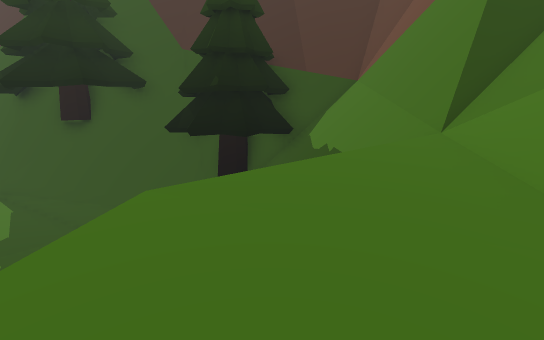
View 1 (above)

24 first-person views from a walk through a scene from a Unity 3-D project. The camera is 1.3 m above the floor, tilts 10° down and sees 80° across. The floor is counted in squares, 1 m on a side. Each view is taken from the middle of a square. On the plan, view 1 faces up. The plan holds only what a view shows up to about 14 squares ahead; the rest is blank. The place goes on beyond the plan. The player character is not drawn.

View 2
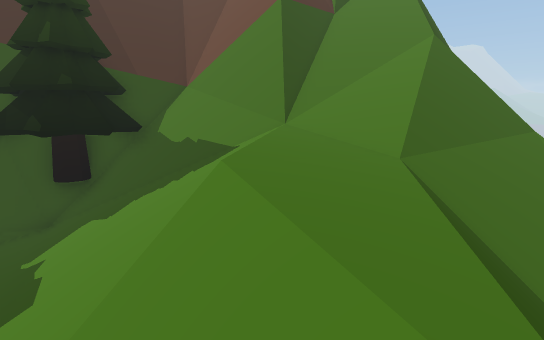

View 3
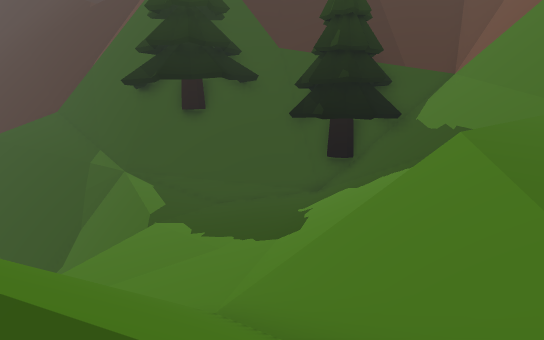

View 4
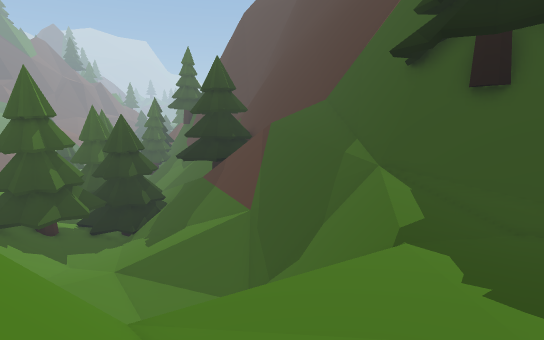

View 5
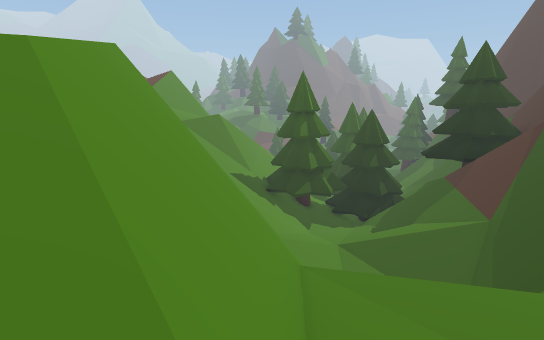

View 6
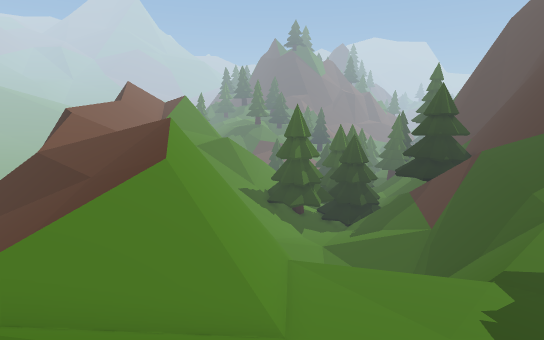

View 7
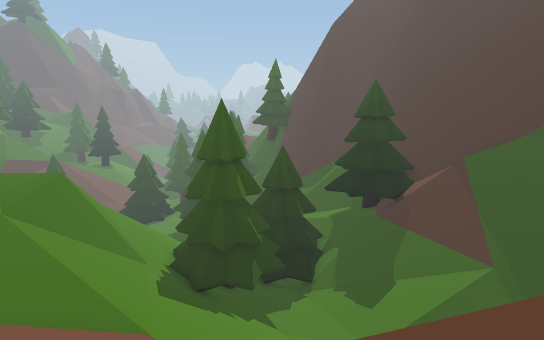

View 8
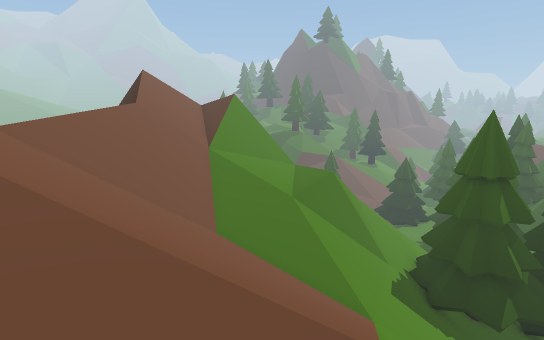

View 9
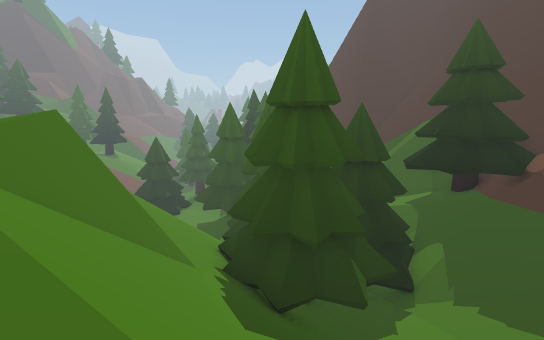

View 10
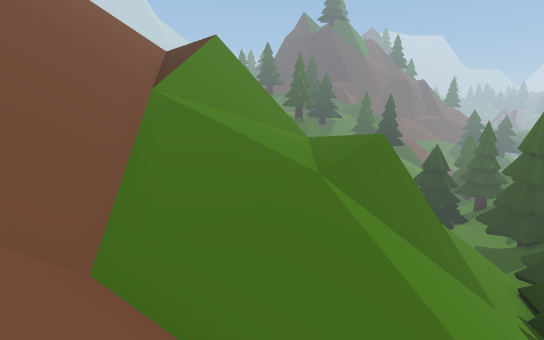

View 11
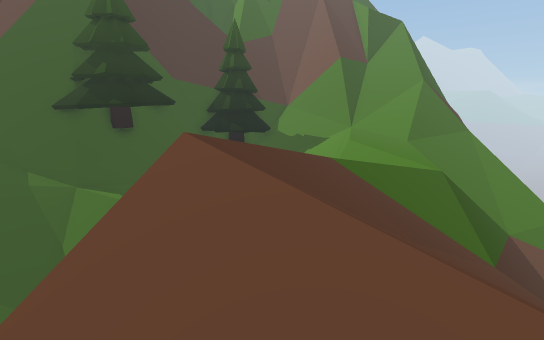

View 12
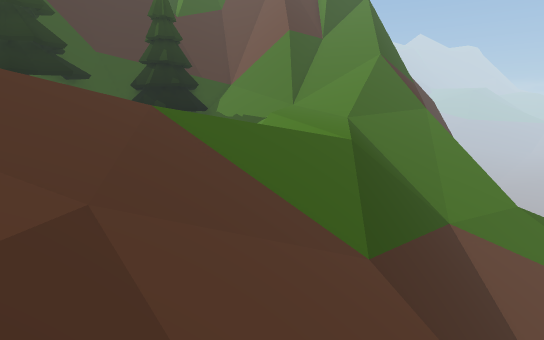

View 13
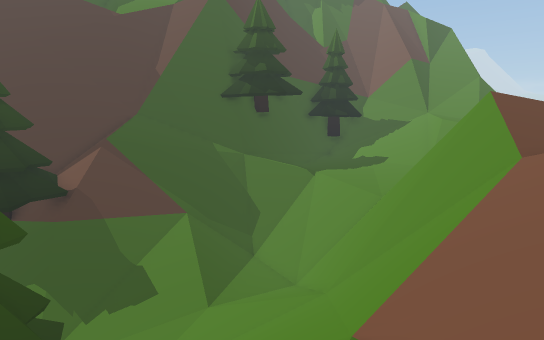

View 14
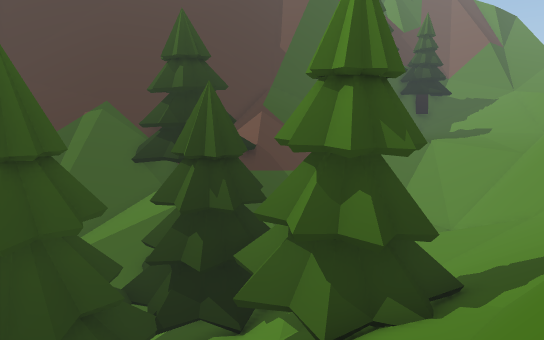

View 15
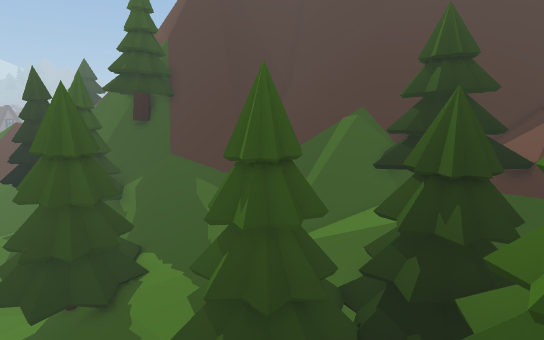

View 16
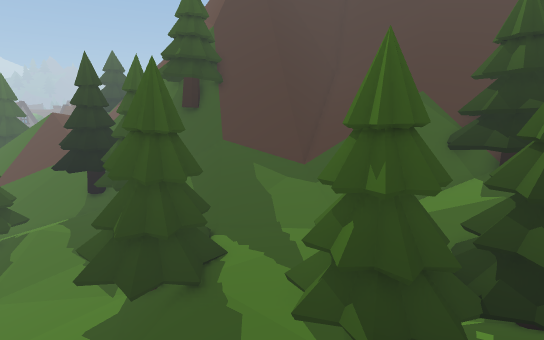

View 17
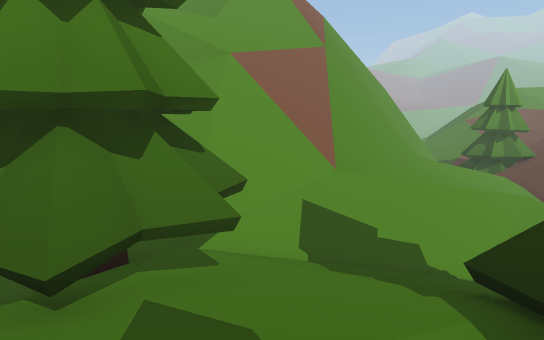

View 18
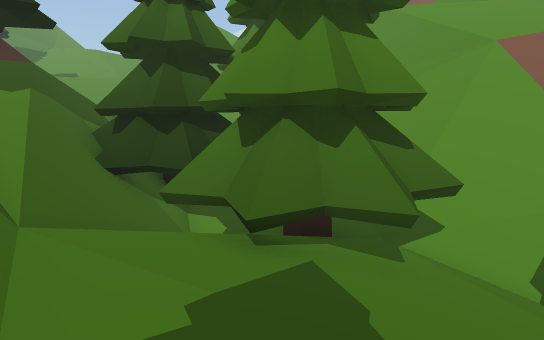

View 19
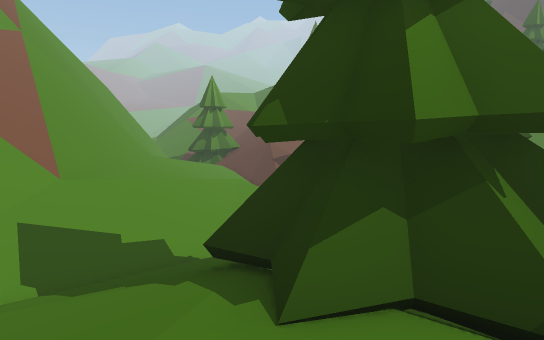

View 20
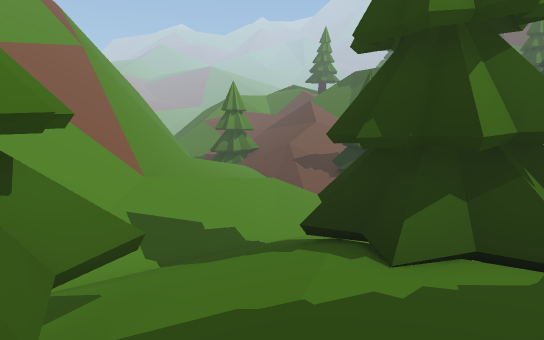

View 21
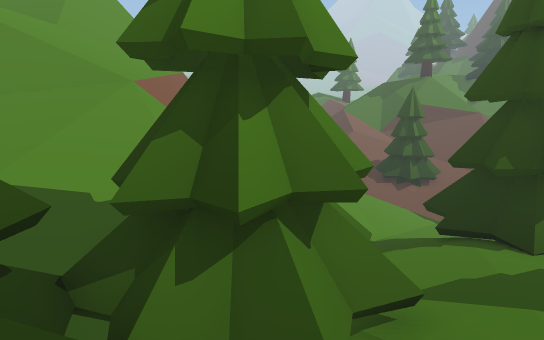

View 22
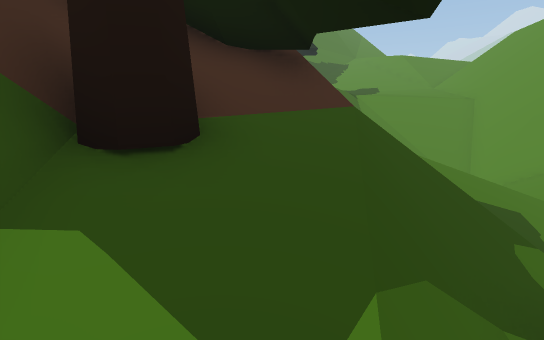

View 23
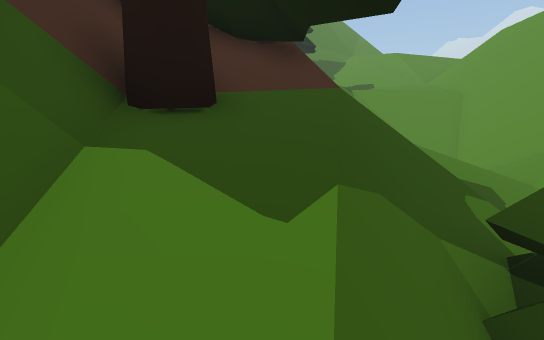

View 24
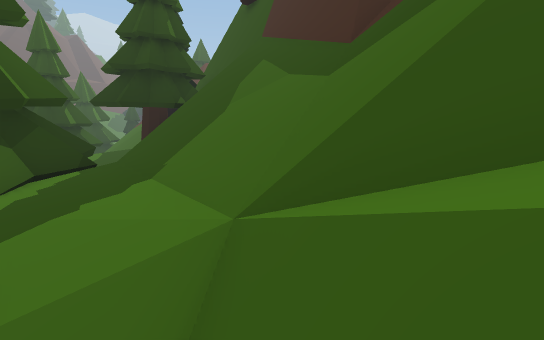

### Floor plan
Key: @ floor where view 1 was taken; # wall or solid block; . main floor; - floor 0.75 m lower than the main floor; : floor 1 m higher than the main floor; _ floor 1.5 m lower than the main floor; + floor 2.5 m higher than the main floor; < floor 3 m lower than the main floor; * floor 3.25 m higher than the main floor; ( floor 4 m lower than the main floor; ! floor 5.5 m lower than the main floor; / step, stairs or slope; = window, fence, low wall or low ledge; ^ raised ledge; v drop or lower ground; O other object.
Columns run from 39 left of view 1 to 9 right of it. Each row starts with its distance up from view 1.
 14      ///////=^^^^### ^
 13   OOO((////===/#=O##:^    =^^
 12 // OOO((((/////O_#OO=^^^  ==#^^^^^^^^^
 11 !!OOOO((((/O////OOOO=^^^^^=vv#=====#^##O#^^^
 10 !!!OO((((OOO/OOOO/////#==^^^vvO....../OO/=#^
  9 !!OO///(OOOOOOOOO////////==^^==....../////#^
  8 !!!/////OOOOOOOOO/////////=====/....//////#^^^^^
  7 ////////OOOOOOOOO/////////(    /....//////#^##==
  6 /////////OOO//OOO((//////(     .....//////#==////
  5 ////////// //OO((O(((</((( // /....///// ////////
  4 /////////////OOOOO////////==/ /....////=/*//////v
  3 // /==///////OOOOO///////#^^==-...:/===***//////
  2  ///==////////OOO///////=^^^^^====////++++//////
  1 ///=#////#v====/////////^^^= ^^^##////++///////
  0 //=#v//////###^=//////=^^ vvvvvv/////++@///////
 -1 /=#=v////////v#=/////=#=vvvvv////////////////
 -2   ^vv////////++==////=#vvv//////////vv///////
 -3     v^====/+++++=//////////////////===v/////=
 -4    ==^^ =#/////////////////////////////////==
 -5     #^ =////////////////// //////= //////////
 -6         ///////////////////////       //
 -7         ////////////////// ///
 -8         ///////////////v
 -9         //////////////
-10          /// v

Where each view was taken, in squares from view 1:
view 1: 0 up, 0 right, facing up
view 2: 1 down, 4 left, facing up-right
view 3: 2 down, 4 left, facing up
view 4: 1 up, 5 left, facing up-left
view 5: 2 up, 4 left, facing left
view 6: 2 up, 0 right, facing left
view 7: 4 down, 13 left, facing up-left
view 8: 4 down, 12 left, facing left
view 9: 3 down, 18 left, facing up-left
view 10: 4 down, 18 left, facing left
view 11: 5 down, 14 left, facing up-right
view 12: 6 down, 10 left, facing up-right
view 13: 4 down, 23 left, facing up-right
view 14: 0 up, 30 left, facing up-right
view 15: 0 up, 29 left, facing up
view 16: 0 up, 32 left, facing up
view 17: 13 up, 32 left, facing down
view 18: 13 up, 33 left, facing down-right
view 19: 13 up, 32 left, facing down-left
view 20: 13 up, 30 left, facing down-left
view 21: 12 up, 26 left, facing down-left
view 22: 12 up, 25 left, facing right
view 23: 12 up, 26 left, facing right
view 24: 11 up, 27 left, facing up-left
